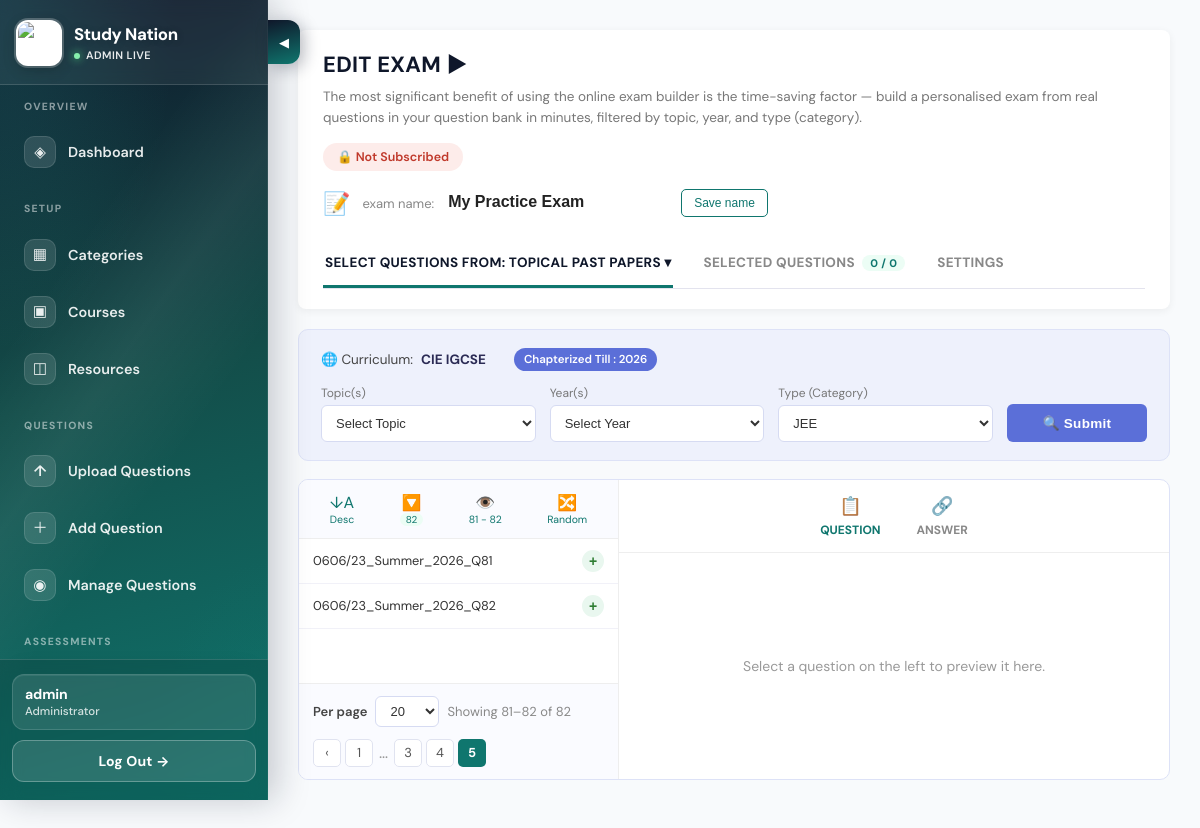
Page /admin-panel/exams/8/?page=7 (signed in) on the earlier database version.
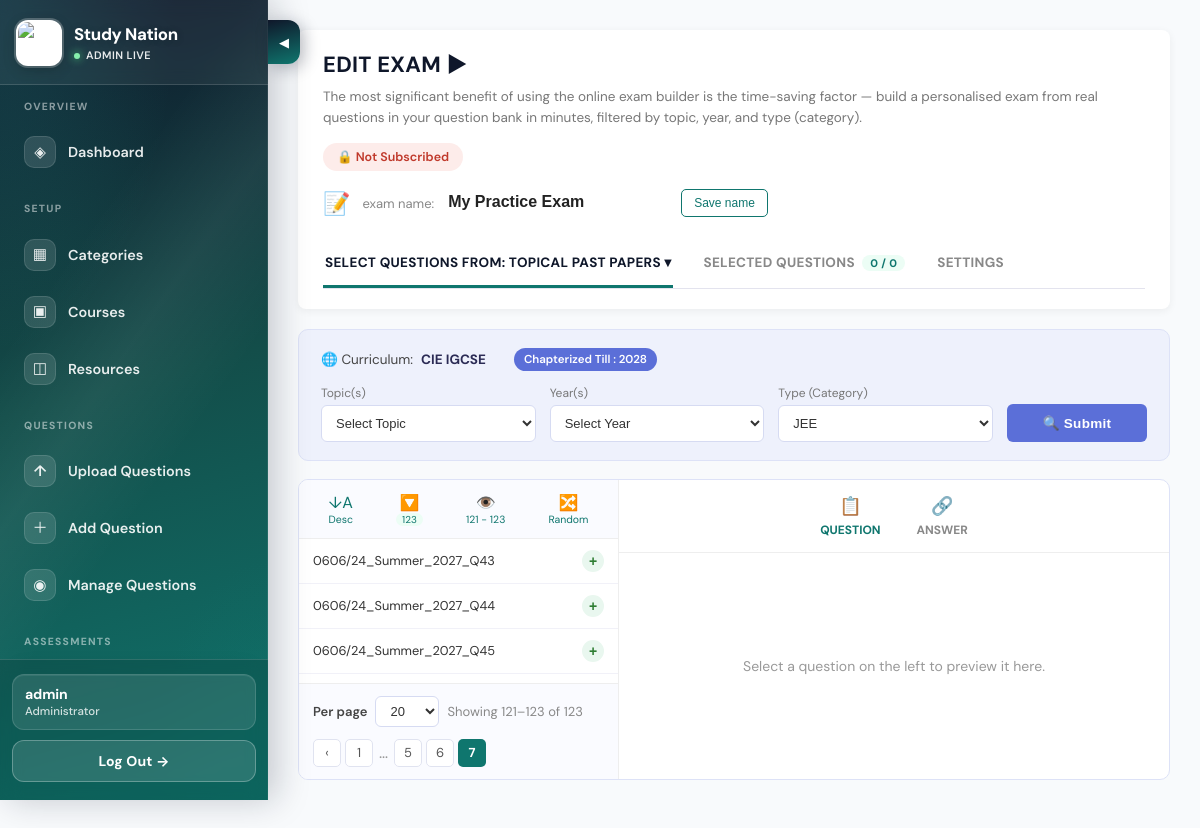
Same page on the later database version.
### courses/models.py (models this page shows, shortened)
class Question(models.Model):
    QUESTION_TYPES = [
        ("single_choice", "Single Choice"),
        ("multiple_choice", "Multiple Choice"),
        ("true_false", "True/False"),
        ("numerical", "Numerical"),
        ("matching", "Matching"),
        ("structured", "Structured (multi-part, past paper style)"),
        ("mcq", "Multiple Choice Questions"),
        ("comprehension", "Comprehension Questions"),
        ("fill_blank", "Fill in the Blanks Questions"),
        ("integer", "Integer Type Questions"),
    ]
    ANSWER_TYPES = [
        ("single", "Single"),
        ("multiple", "Multiple"),
    ]
    DIFFICULTY_LEVELS = [
        ("", "Add difficulty level"),
        ("easy", "Easy"),
        ("medium", "Medium"),
        ("hard", "Hard"),
    ]
    SEASON_CHOICES = [
        ("summer", "Summer"),
        ("winter", "Winter"),
        ("specimen", "Specimen"),
    ]
    ZONE_CHOICES = [
        ("", "—"),
        ("zone_1", "Zone 1"),
        ("zone_2", "Zone 2"),
        ("zone_3", "Zone 3"),
    ]
    question_bank = models.ForeignKey(
        QuestionBank, on_delete=models.CASCADE, related_name="questions"
    )
    question_type = models.CharField(max_length=20, choices=QUESTION_TYPES)
    question_text = models.TextField(
        help_text=(
            "Supports inline math using LaTeX delimiters: $x^2+1$ for inline, "
            "$$\\frac{a}{b}$$ for a centered block. Rendered with MathJax on "
            "the site and rasterized for PDF export."
        )
    )
    order = models.IntegerField(default=0)
    option_a = models.CharField(max_length=5000, blank=True)
    option_b = models.CharField(max_length=5000, blank=True)
    option_c = models.CharField(max_length=5000, blank=True)
    option_d = models.CharField(max_length=5000, blank=True)
    correct_answer = models.CharField(
        max_length=5000, blank=True, help_text="For choice: A/B/C/D or A,B for multiple"
    )
    marks = models.IntegerField(default=1)
    explanation = models.TextField(
        blank=True, help_text="Shown to students as the question 'Solution'."
    )
    video_solution_url = models.URLField(
        max_length=500,
        blank=True,
        default="",
        help_text="Optional link to a video solution (YouTube, Vimeo, Drive, etc.).",
    )
    difficulty_level = models.CharField(
        max_length=10, choices=DIFFICULTY_LEVELS, blank=True, default=""
    )
    answer_type = models.CharField(
        max_length=10,
        choices=ANSWER_TYPES,
        default="single",
        help_text="Whether one option ('single') or several options "
        "('multiple') can be marked correct.",
    )
    negative_marks = models.DecimalField(
        max_digits=6, decimal_places=2, default=0,
        help_text="Marks deducted for a wrong attempt.",
    )
    partial_marking = models.BooleanField(
        default=False,
        help_text="Award proportional marks for a partially-correct "
        "'multiple' answer instead of all-or-nothing.",
    )
    passage = models.TextField(
        blank=True,
        help_text="Shared comprehension passage this question belongs to "
        "(only used for 'comprehension' type questions).",
    )
    numeric_tolerance = models.DecimalField(
        max_digits=10, decimal_places=3, null=True, blank=True,
        help_text="Allowed +/- tolerance for 'integer' type answers.",
    )
    tags = models.CharField(
        max_length=500,
        blank=True,
        help_text="Comma-separated tags, e.g. 'Algebra, Grade 10'",
    )
    topic = models.CharField(
        max_length=255,
        blank=True,
        help_text="Comma-separated topics, e.g. 'Functions, Modulus'",
    )
    paper_code = models.CharField(
        max_length=50,
        blank=True,
        help_text="Subject/paper code, e.g. '0606/23'",
    )
    year = models.IntegerField(null=True, blank=True, help_text="e.g. 2019")
    season = models.CharField(
        max_length=20, choices=SEASON_CHOICES, blank=True
    )
    zone = models.CharField(max_length=20, choices=ZONE_CHOICES, blank=True)
    question_number = models.CharField(
        max_length=20,
        blank=True,
        help_text="Question number within the paper, e.g. 'Q10' or '10'",
    )
    question_code = models.CharField(
        max_length=120,
        blank=True,
        db_index=True,
        help_text=(
            "Auto-generated display code, e.g. '0606/23_Winter_2019_Q10'. "
            "Leave blank to auto-generate from paper code, season, year, "
            "and question number."
        ),
    )
    equation_images = models.TextField(
        blank=True,
        help_text="JSON list of equation image URLs captured from a Word import (read-only reference).",
    )
    created_at = models.DateTimeField(auto_now_add=True)
    class Meta:
        ordering = ["order"]

### admin_panel/views.py (the view, shortened to what this page needs)
# urls.py: path("exams/<int:exam_id>/", views.edit_exam, name="edit_exam"),
@admin_required
def edit_exam(request, exam_id):
    exam = get_object_or_404(Exam, id=exam_id)
    categories = CourseCategory.objects.all()
    category_id = request.GET.get("category") or (exam.category_id or "")
    topic = request.GET.get("topic", "")
    year = request.GET.get("year", "")
    sort = request.GET.get(
        "sort", "desc"
    )  # desc = newest/highest question number first
    questions = Question.objects.select_related("question_bank__course__category")
    if category_id:
        questions = questions.filter(question_bank__course__category_id=category_id)
    if topic:
        questions = questions.filter(topic__icontains=topic)
    if year:
        questions = questions.filter(year=year)
    questions = questions.exclude(paper_code="")
    questions = (
        questions.order_by("-year", "-paper_code")
        if sort == "desc"
        else questions.order_by("year", "paper_code")
    )
    option_scope = Question.objects.exclude(paper_code="")
    if category_id:
        option_scope = option_scope.filter(
            question_bank__course__category_id=category_id
        )
    topics = sorted(
        {
            t.strip()
            for q in option_scope.values_list("topic", flat=True)
            for t in q.split(",")
            if t.strip()
        }
    )
    years = sorted(
        option_scope.exclude(year__isnull=True)
        .values_list("year", flat=True)
        .distinct(),
        reverse=True,
    )
    page_obj, per_page_label, per_page_choices = paginate(request, questions)
    selected_ids = set(
        ExamQuestion.objects.filter(exam=exam).values_list("question_id", flat=True)
    )
    exam_questions = (
        ExamQuestion.objects.filter(exam=exam)
        .select_related("question")
        .order_by("order", "added_at")
    )
    settings_form = ExamForm(instance=exam)
    context = {
        "exam": exam,
        "categories": categories,
        "questions": page_obj.object_list,
        "selected_ids": selected_ids,
        "exam_questions": exam_questions,
        "selected_count": exam_questions.count(),
        "total_marks": exam.total_marks,
        "filters": {
            "category": str(category_id) if category_id else "",
            "topic": topic,
            "year": year,
            "sort": sort,
            "per_page": per_page_label,
        },
        "topics": topics,
        "years": years,
        "settings_form": settings_form,
        "question_preview_data": _question_preview_map(page_obj.object_list),
        **pagination_context(request, page_obj, per_page_label, per_page_choices),
    }
    return render(request, "admin_panel/edit_exam.html", context)

### admin_panel/views.py (called while the page is built)
def admin_required(view_func):
    @login_required(login_url="courses:student_login")
    @wraps(view_func)
    def wrapped_view(request, *args, **kwargs):
        if not hasattr(request.user, "admin_profile"):
            if request.user.is_superuser:
                AdminUser.objects.get_or_create(user=request.user)
            else:
                messages.error(request, "You do not have admin access")
                return redirect("courses:student_login")
        return view_func(request, *args, **kwargs)
    return wrapped_view

### courses/models.py (called while the page is built)
    def __str__(self):
        return self.name

    @property
    def total_marks(self):
        return sum(eq.question.marks for eq in self.exam_questions.select_related("question"))

### courses/pagination_utils.py (called while the page is built)
def query_string_without(request, *drop_keys: str) -> str:
    q = request.GET.copy()
    for key in drop_keys:
        q.pop(key, None)
    return q.urlencode()

### admin_panel/templates/admin_panel/edit_exam.html (shortened to what the changed rows need)
{% load course_extras %}
<!DOCTYPE html>
<html lang="en">
  <head>
    {% include 'partials/mathjax.html' %}
  </head>
  <body>
    <div class="dashboard-wrapper">
<main class="main-content">
        <div class="builder-header">
          <h1>EDIT EXAM ▶</h1>
        </div>
        <div id="tab-select" class="tab-panel">
          <div class="filter-card">
            <div class="filter-top">
              <div class="item">🌐 Curriculum: <strong>CIE IGCSE</strong></div>
              <span class="chip">Chapterized Till : {{ years|first|default:"—" }}</span>
            </div>
          </div>
          <div class="workspace">
            <div class="qlist-pane">
              <div class="qlist-toolbar">
                <div class="tbtn" id="sortToggle" data-sort="{{ filters.sort }}">
                  <span class="ic">{% if filters.sort == 'desc' %}↓A{% else %}↑A{% endif %}</span>
                  {% if filters.sort == 'desc' %}Desc{% else %}Asc{% endif %}
                </div>
                <div class="tbtn">
                  <span class="ic">🔽</span>
                  <span class="badge">{{ page_obj.paginator.count }}</span>
                </div>
                <div class="tbtn">
                  <span class="ic">👁️</span>
                  {% if page_obj.start_index %}{{ page_obj.start_index }} - {{ page_obj.end_index }}{% else %}0{% endif %}
                </div>
                <div class="tbtn"><span class="ic">🔀</span>Random</div>
              </div>
              <div class="qlist-scroll" id="qlistScroll">
                {% if questions %}
                  {% for q in questions %}
                    <div class="qlist-row {% if q.id in selected_ids %}selected-row{% endif %}"
                         data-question-id="{{ q.id }}"
                         onclick="previewQuestion({{ q.id }}, this)">
                      <span class="code">{{ q.question_code|default:q.question_number }}</span>
                      <button type="button"
                              class="add-btn {% if q.id in selected_ids %}added{% endif %}"
                              data-question-id="{{ q.id }}"
                              onclick="event.stopPropagation(); toggleQuestion({{ q.id }}, this)"></button>
                    </div>
                  {% endfor %}
                {% else %}
                  <div class="qlist-empty">No questions match these filters yet.<br />Try a different topic, year, or type.</div>
                {% endif %}
              </div>
              {% if page_obj %}
                {% include 'partials/question_pagination.html' %}
              {% endif %}
            </div>
          </div>
        </div>
      </main>
    </div>
  </body>
</html>

Differences in the rows shown:
removed Question: question_code "0606/23_Summer_2026_Q81"
removed Question: question_code "0606/23_Summer_2026_Q82"
added Question: question_code "0606/24_Summer_2027_Q43"
added Question: question_code "0606/24_Summer_2027_Q44"
added Question: question_code "0606/24_Summer_2027_Q45"
Other differences:
{{ years|first|default:"—" }}: "2026" → "2028"
{{ page_obj.paginator.count }}: "82" → "123"
{{ page_obj.start_index }}: "81" → "121"
{{ page_obj.end_index }}: "82" → "123"
list line gone: "5"
new list line: "5"
new list line: "6"
new list line: "7"
list line gone: "3"
list line gone: "4"
